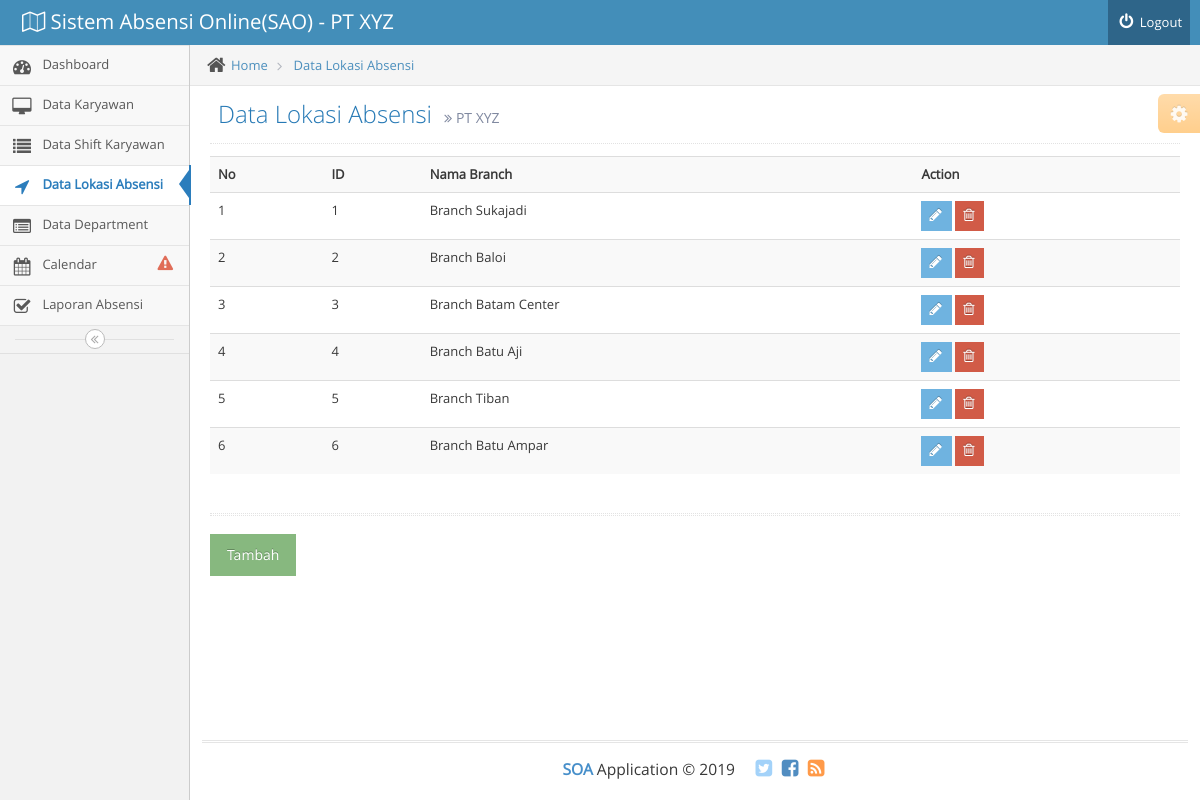
Page /admin/data_lokasi_absensi.php (signed in) on the committed database.
### tables this page shows
CREATE TABLE `lokasi` (
  `id_lokasi` int(7) NOT NULL,
  `nama_lokasi` varchar(50) NOT NULL
);

### admin/data_lokasi_absensi.php (the view, shortened to what this page needs)
<!DOCTYPE html>
<html lang="en">
	<head>
		<link rel="stylesheet" href="../assets/css/bootstrap.min.css" />
		<link rel="stylesheet" href="../assets/font-awesome/4.5.0/css/font-awesome.min.css" />
		<link rel="stylesheet" href="../assets/css/ace.min.css" class="ace-main-stylesheet" id="main-ace-style" />
		<link rel="stylesheet" href="../assets/css/ace-skins.min.css" />
		<link rel="stylesheet" href="../assets/css/ace-rtl.min.css" />
		<?php
		include"../koneksi.php";
		?>
	</head>
	<body class="no-skin">
		<div id="navbar" class="navbar navbar-default          ace-save-state">
			<div class="navbar-container ace-save-state" id="navbar-container">
				<div class="navbar-header pull-left">
					<a href="index.php" class="navbar-brand">
						<small>
							<i class="ace-icon fa fa-map-o"></i>
							Sistem Absensi Online(SAO) - PT XYZ
						</small>
					</a>
				</div>
				<div class="navbar-buttons navbar-header pull-right" role="navigation">
					<ul class="nav ace-nav">
						<li>
							<a href="logout.php">
								<i class="ace-icon fa fa-power-off"></i>
								Logout
							</a>
						</li>
					</ul>
				</div>
			</div>
		</div>
		<div class="main-container ace-save-state" id="main-container">
			<div id="sidebar" class="sidebar                  responsive                    ace-save-state">
				<ul class="nav nav-list">
					<li class="">
						<a href="index.php">
							<i class="menu-icon fa fa-tachometer"></i>
							<span class="menu-text"> Dashboard </span>
						</a>
					</li>
					<li class="">
						<a href="data_karyawan.php">
							<i class="menu-icon fa fa-desktop"></i>
							<span class="menu-text">
								Data Karyawan
							</span>
						</a>
					<li class="">
						<a href="data_shift_karyawan.php">
							<i class="menu-icon fa fa-list"></i>
							<span class="menu-text"> Data Shift Karyawan </span>
						</a>
					<li class="active">
						<a href="data_lokasi_absensi.php">
							<i class="menu-icon fa fa-location-arrow"></i>
							<span class="menu-text"> Data Lokasi Absensi </span>
						</a>
					<li class="">
						<a href="data_department.php">
							<i class="menu-icon fa fa-list-alt"></i>
							<span class="menu-text"> Data Department </span>
						</a>
					</li>
					<li class="">
						<a href="calendar.php">
							<i class="menu-icon fa fa-calendar"></i>
							<span class="menu-text">
								Calendar
								<span class="badge badge-transparent tooltip-error" title="See Important Events">
									<i class="ace-icon fa fa-exclamation-triangle red bigger-130"></i>
								</span>
							</span>
						</a>
					</li>
					<li class="">
						<a href="laporan_absensi.php">
							<i class="menu-icon  fa fa-check-square-o"></i>
							<span class="menu-text">
								Laporan Absensi
							</span>
						</a>
					</li>
				</ul>
				<div class="sidebar-toggle sidebar-collapse" id="sidebar-collapse">
					<i id="sidebar-toggle-icon" class="ace-icon fa fa-angle-double-left ace-save-state" data-icon1="ace-icon fa fa-angle-double-left" data-icon2="ace-icon fa fa-angle-double-right"></i>
				</div>
			</div>
			<div class="main-content">
				<div class="main-content-inner">
					<div class="breadcrumbs ace-save-state" id="breadcrumbs">
						<ul class="breadcrumb">
							<li>
								<i class="ace-icon fa fa-home home-icon"></i>
								<a href="#">Home</a>
							</li>
							<li>
								<a href="#">Data Lokasi Absensi</a>
							</li>
						</ul>
					</div>
					<div class="page-content">
						<div class="ace-settings-container" id="ace-settings-container">
							<div class="btn btn-app btn-xs btn-warning ace-settings-btn" id="ace-settings-btn">
								<i class="ace-icon fa fa-cog bigger-130"></i>
							</div>
						</div>
						<div class="page-header">
							<h1>
								Data Lokasi Absensi
								<small>
									<i class="ace-icon fa fa-angle-double-right"></i>
									PT XYZ
								</small>
							</h1>
						</div>
						<div class="row">
							<div class="col-xs-12">
<div class="table-responsive">
								<table class="table table-striped">
    					<tr>
								<th class="th-sm">No</th>
								<th class="th-sm">ID</th>
								<th class="th-sm">Nama Branch</th>
								<th class="th-sm">Action</th>
							</tr>
    <?php
    $lokasi = mysqli_query($koneksi, "SELECT * FROM `lokasi`");
    $no=1;
    while($d = mysqli_fetch_array($lokasi)){
				?>
			<tr>
				<td><?php echo $no; ?></td>
				<td><?php echo $d['id_lokasi']; ?></td>
				<td><?php echo $d['nama_lokasi']; ?></td>
				<td>
					<button class="btn btn-xs btn-info">
						<i class="ace-icon fa fa-pencil bigger-120"></i>
					</button>
					<button class="btn btn-xs btn-danger">
						<i class="ace-icon fa fa-trash-o bigger-120"></i>
					</button>
				</td>
			</tr>
			<?php
        $no++;
    }
    ?>
</table>
</div>
								<div class="row">
									<div class="col-xs-12">
									</div>
								</div>
								<div class="hr hr-18 dotted hr-double"></div>
								<div class="row">
									<div class="col-xs-12">
										<button class="btn btn-success">
											Tambah
										</button>
									</div>
								</div>
							</div>
						</div>
					</div>
				</div>
			</div>
			<div class="footer">
				<div class="footer-inner">
					<div class="footer-content">
						<span class="bigger-120">
							<span class="blue bolder">SOA</span>
							Application &copy; 2019
						</span>
						<span class="action-buttons">
							<a href="#">
								<i class="ace-icon fa fa-twitter-square light-blue bigger-150"></i>
							</a>
							<a href="#">
								<i class="ace-icon fa fa-facebook-square text-primary bigger-150"></i>
							</a>
							<a href="#">
								<i class="ace-icon fa fa-rss-square orange bigger-150"></i>
							</a>
						</span>
					</div>
				</div>
			</div>
		</div>
	</body>
</html>

### rows in the picture
lokasi: id_lokasi "1", nama_lokasi "Branch Sukajadi"
lokasi: id_lokasi "2", nama_lokasi "Branch Baloi"
lokasi: id_lokasi "3", nama_lokasi "Branch Batam Center"
lokasi: id_lokasi "4", nama_lokasi "Branch Batu Aji"
lokasi: id_lokasi "5", nama_lokasi "Branch Tiban"
lokasi: id_lokasi "6", nama_lokasi "Branch Batu Ampar"
